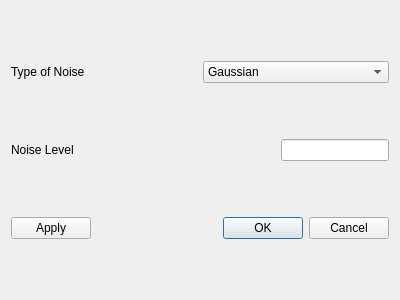
<?xml version="1.0" encoding="UTF-8"?>
<ui version="4.0">
 <class>DistDialog</class>
 <widget class="QDialog" name="DistDialog">
  <property name="geometry">
   <rect>
    <x>0</x>
    <y>0</y>
    <width>400</width>
    <height>300</height>
   </rect>
  </property>
  <property name="windowTitle">
   <string>Dialog</string>
  </property>
  <layout class="QVBoxLayout" name="verticalLayout" stretch="40,40,0">
   <item>
    <layout class="QHBoxLayout" name="horizontalLayout_3">
     <item>
      <widget class="QLabel" name="label_2">
       <property name="text">
        <string>Type of Noise</string>
       </property>
      </widget>
     </item>
     <item>
      <widget class="QComboBox" name="typeBox">
       <item>
        <property name="text">
         <string>Gaussian</string>
        </property>
       </item>
       <item>
        <property name="text">
         <string>Salt and Pepper</string>
        </property>
       </item>
      </widget>
     </item>
    </layout>
   </item>
   <item>
    <layout class="QHBoxLayout" name="horizontalLayout_2" stretch="40,0">
     <item>
      <widget class="QLabel" name="label">
       <property name="text">
        <string>Noise Level</string>
       </property>
      </widget>
     </item>
     <item>
      <widget class="QLineEdit" name="noiseLine"/>
     </item>
    </layout>
   </item>
   <item>
    <layout class="QHBoxLayout" name="horizontalLayout">
     <item>
      <widget class="QPushButton" name="applyButton">
       <property name="text">
        <string>Apply</string>
       </property>
      </widget>
     </item>
     <item>
      <widget class="QDialogButtonBox" name="buttonBox">
       <property name="orientation">
        <enum>Qt::Horizontal</enum>
       </property>
       <property name="standardButtons">
        <set>QDialogButtonBox::Cancel|QDialogButtonBox::Ok</set>
       </property>
      </widget>
     </item>
    </layout>
   </item>
  </layout>
 </widget>
 <resources/>
 <connections>
  <connection>
   <sender>buttonBox</sender>
   <signal>accepted()</signal>
   <receiver>DistDialog</receiver>
   <slot>accept()</slot>
   <hints>
    <hint type="sourcelabel">
     <x>248</x>
     <y>254</y>
    </hint>
    <hint type="destinationlabel">
     <x>157</x>
     <y>274</y>
    </hint>
   </hints>
  </connection>
  <connection>
   <sender>buttonBox</sender>
   <signal>rejected()</signal>
   <receiver>DistDialog</receiver>
   <slot>reject()</slot>
   <hints>
    <hint type="sourcelabel">
     <x>316</x>
     <y>260</y>
    </hint>
    <hint type="destinationlabel">
     <x>286</x>
     <y>274</y>
    </hint>
   </hints>
  </connection>
 </connections>
</ui>
